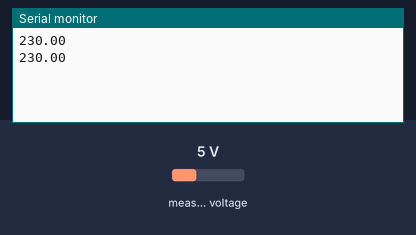
A sketch run on a simulated Arduino Uno, built with avr-gcc and run on an emulated ATmega328P. On the bench: the last lines printed to the serial monitor. Inputs (shaded band) come from the test bench; at power-on: measured voltage 5 V.

Above: at 1.8 s.
1.9 s: measured voltage set to 0.3 V
At 2.7 s:
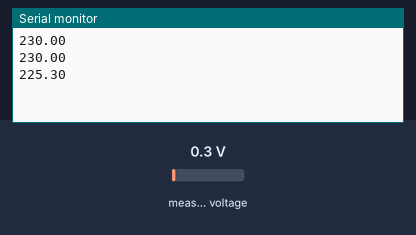
3.4 s: measured voltage set to 3.8 V
At 4.6 s:
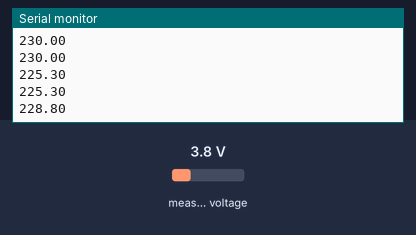
Timing chart, 0 to 6.4 s (numbered marks = the images above; inputs shaded):
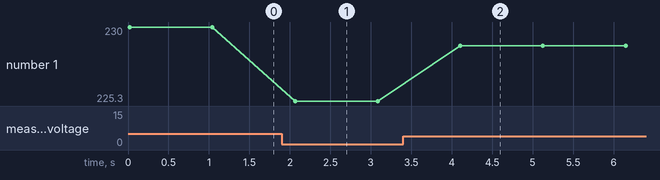

Measured:
- after the input at 1.9 s, the serial monitor: prints a new line after 0.16 s (image 1)
- after the input at 3.4 s, the serial monitor: prints a new line after 0.71 s (image 2)
- plotted number 1: 230 → 225.3 after the input at 1.9 s, 225.3 → 228.8 after the input at 3.4 s

The sketch:

ZMPT101b.ino
```cpp
#include <ZMPT101B.h>

#define SENSITIVITY 500 //Sensibilidad, calibrar con ejemplo en librería

ZMPT101B voltageSensor(A0, 50); // (GPIO Pin, Frecuencia de red)

void setup() {
  Serial.begin(115200);
  pinMode(A0, INPUT);
  voltageSensor.setSensitivity(SENSITIVITY);
}

void loop() {

  float voltage = voltageSensor.getRmsVoltage(); // Leer sensor en VRMS

  Serial.println(voltage);

  delay(1000);
}
```
